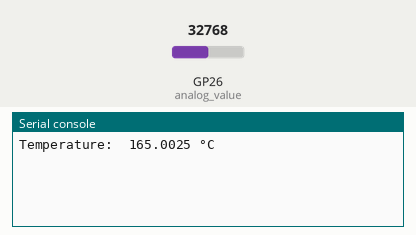
A program run on a simulated Raspberry Pi Pico running MicroPython. On the bench: the last lines printed to the serial console. Inputs (shaded band) come from the test bench; at power-on: GP26 (analog_value) = 32768 (analog values on the 0–65535 scale).

Above: at 1.2 s.
1.3 s: GP26 (analog_value) set to 45874
At 2.7 s:
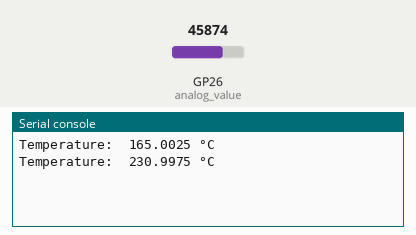
4.0 s: GP26 (analog_value) set to 57670
At 5.5 s:
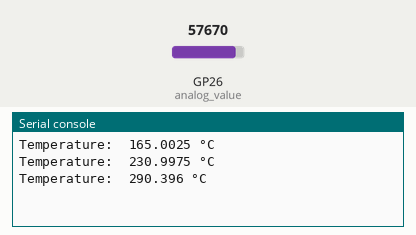
Timing chart, 0 to 7.0 s (numbered marks = the images above; inputs shaded):
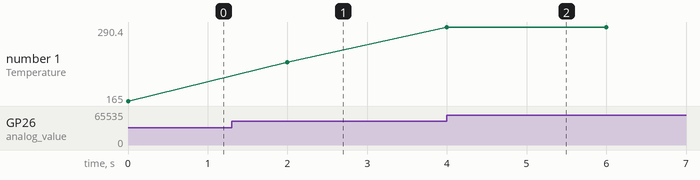

Measured:
- after the input at 1.3 s, the serial console: prints a new line after 0.70 s (image 1)
- after the input at 4.0 s, the serial console: prints a new line at once (image 2)
- plotted number 1: 165 → 231 after the input at 1.3 s, 231 → 290.4 after the input at 4.0 s

The program:

Clase_6.1__LM35_.py
```python
import machine
import time

analog_value = machine.ADC(26)
conversion_factor = 3.3/ 65535

while True:

    temp_voltage_raw = analog_value.read_u16()
    convert_voltage = temp_voltage_raw*conversion_factor
    tempC = convert_voltage/(10.0 / 1000)

    print("Temperature: ",tempC, "°C", sep=" ")

    time.sleep(2)
```
